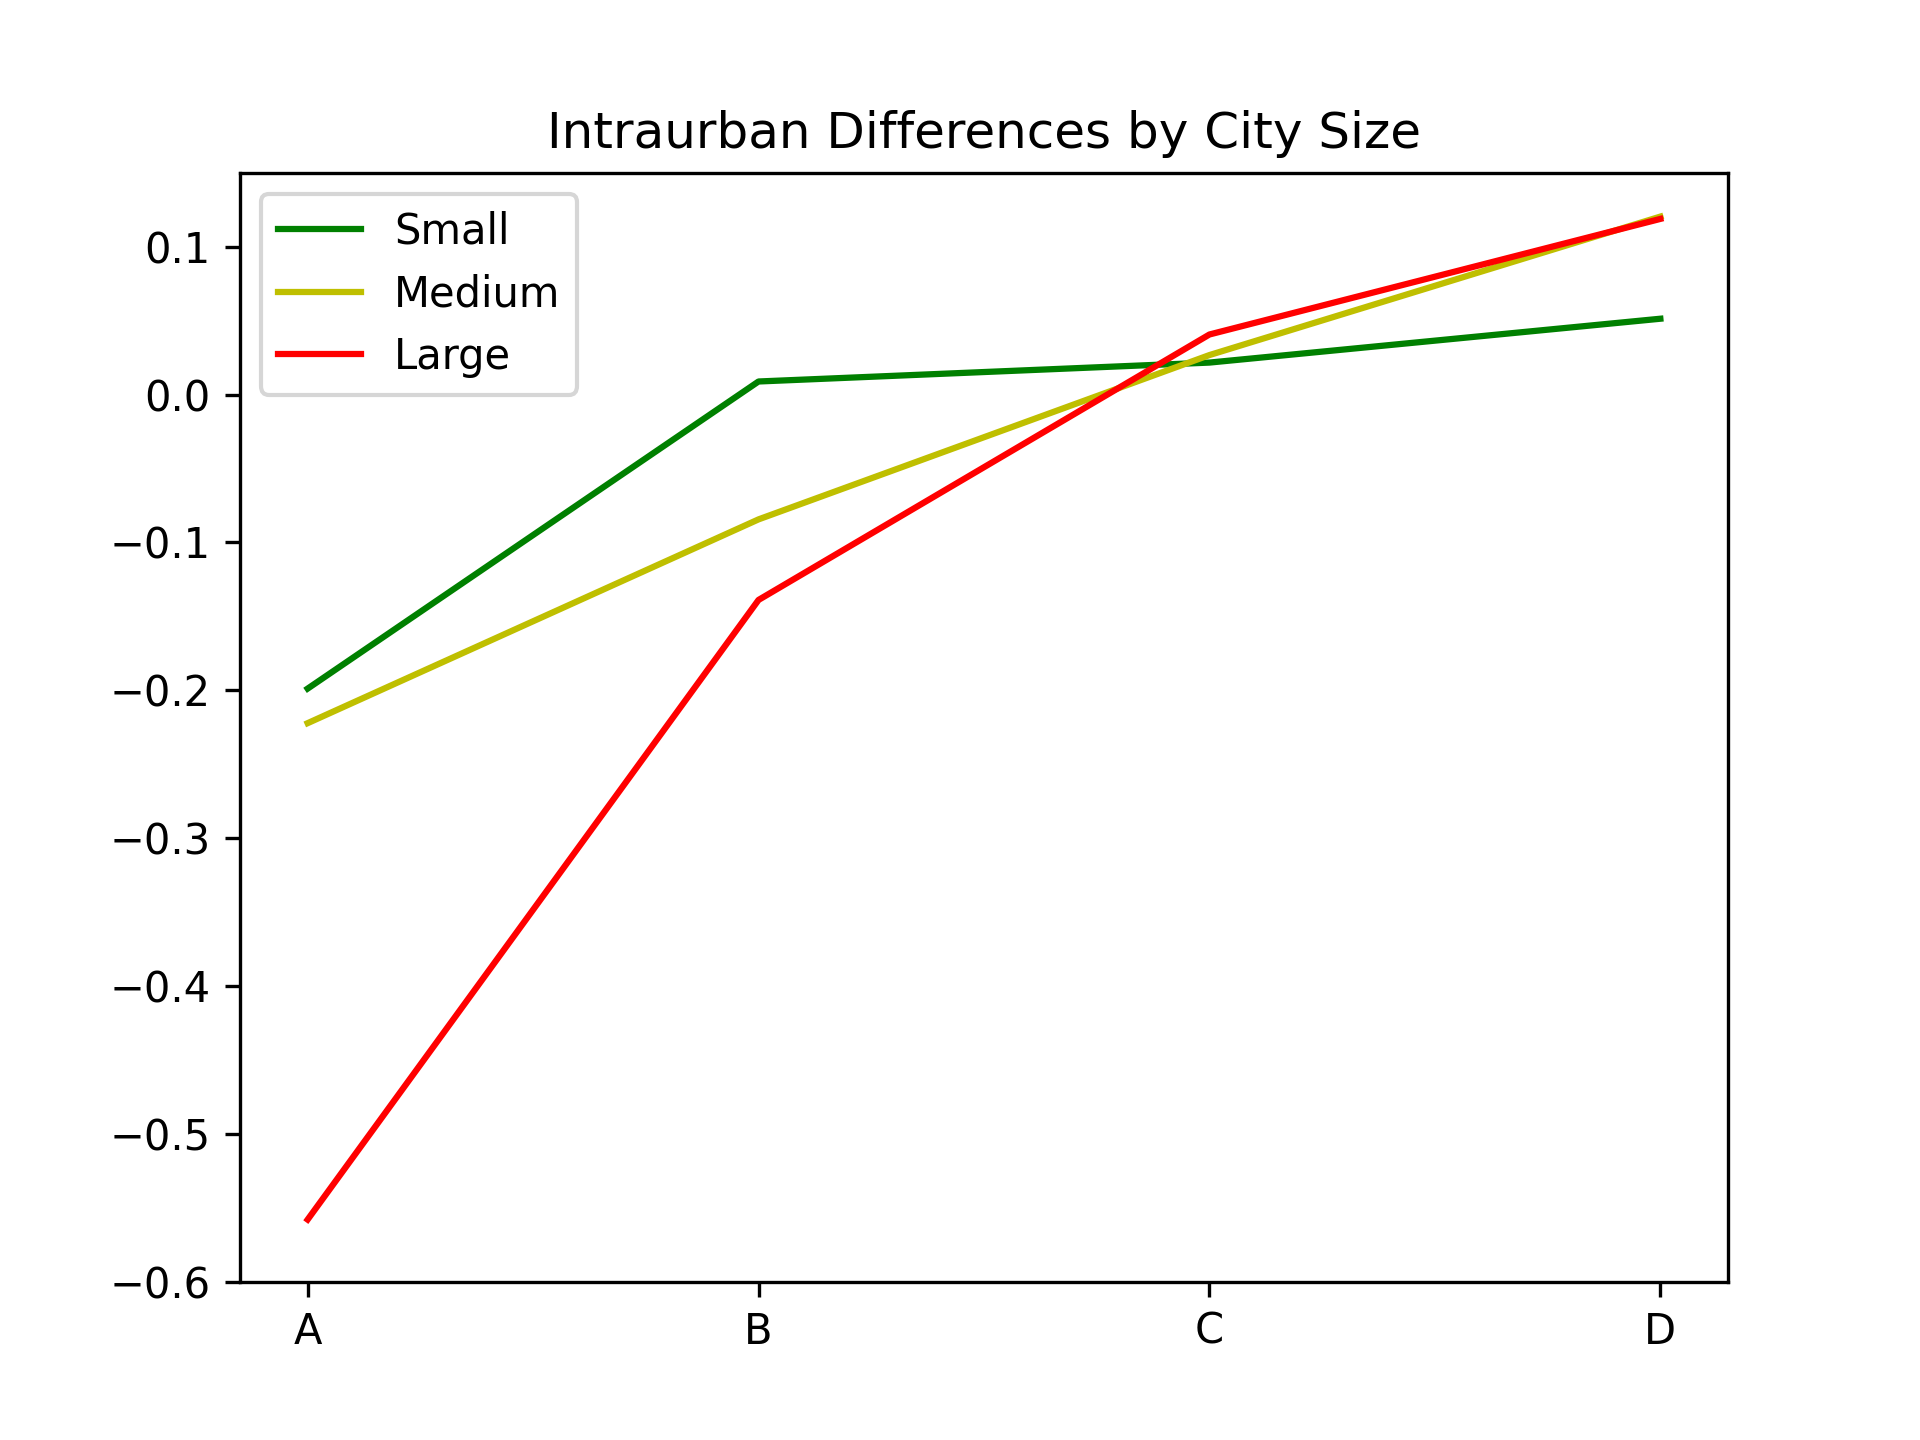

Write Python code to recreate this figure.
from utils import init
from utils import collect_city_pops

import matplotlib.pyplot as plt

df = init()
data = collect_city_pops(df, 'PM25', True, False)
axis = ['A', 'B', 'C', 'D']

fig, ax = plt.subplots()
l1 = ax.plot(axis, data[0], 'g-', label = 'Small')
l2 = ax.plot(axis, data[1], 'y-', label = 'Medium')
l3 = ax.plot(axis, data[2], 'r-', label = 'Large')
ax.set_ylim(-0.6, 0.15)
ax.set_title('Intraurban Differences by City Size')
ax.legend()
plt.savefig('figures5d.png', dpi = 300)
